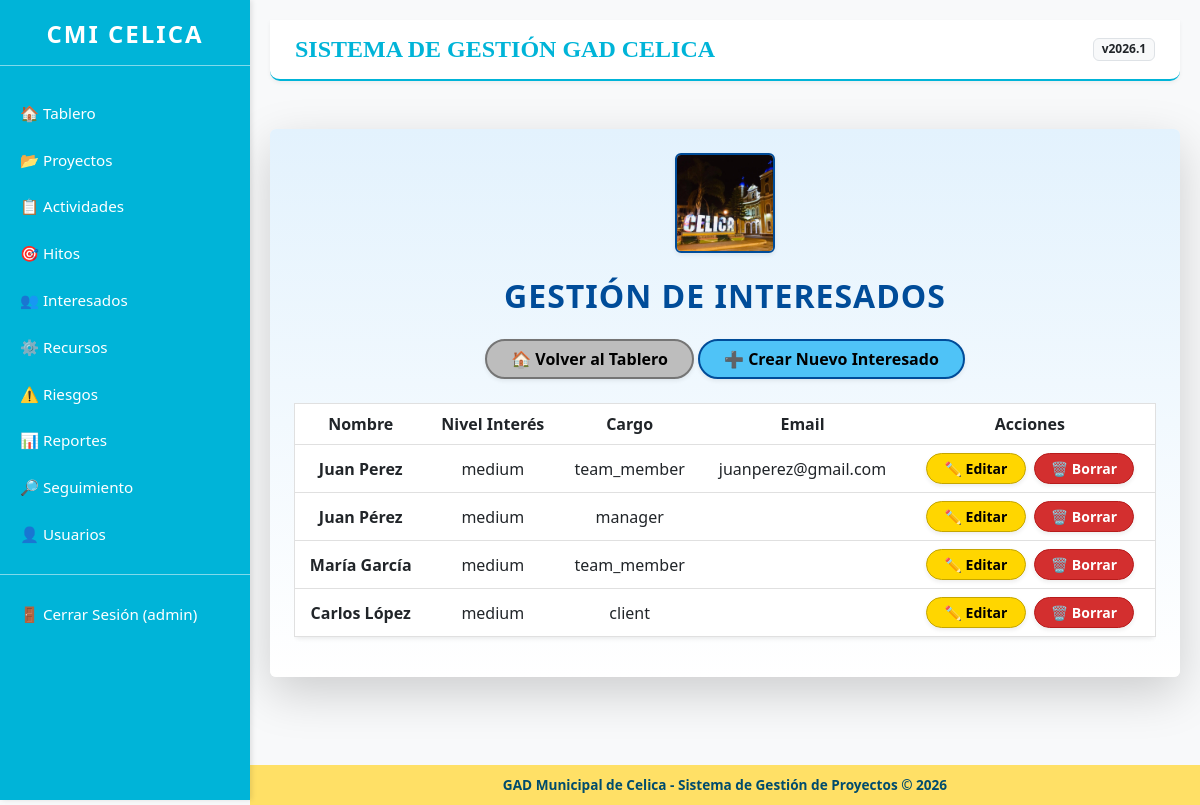
/stakeholders/ (signed in), run on an earlier commit of the app's database.
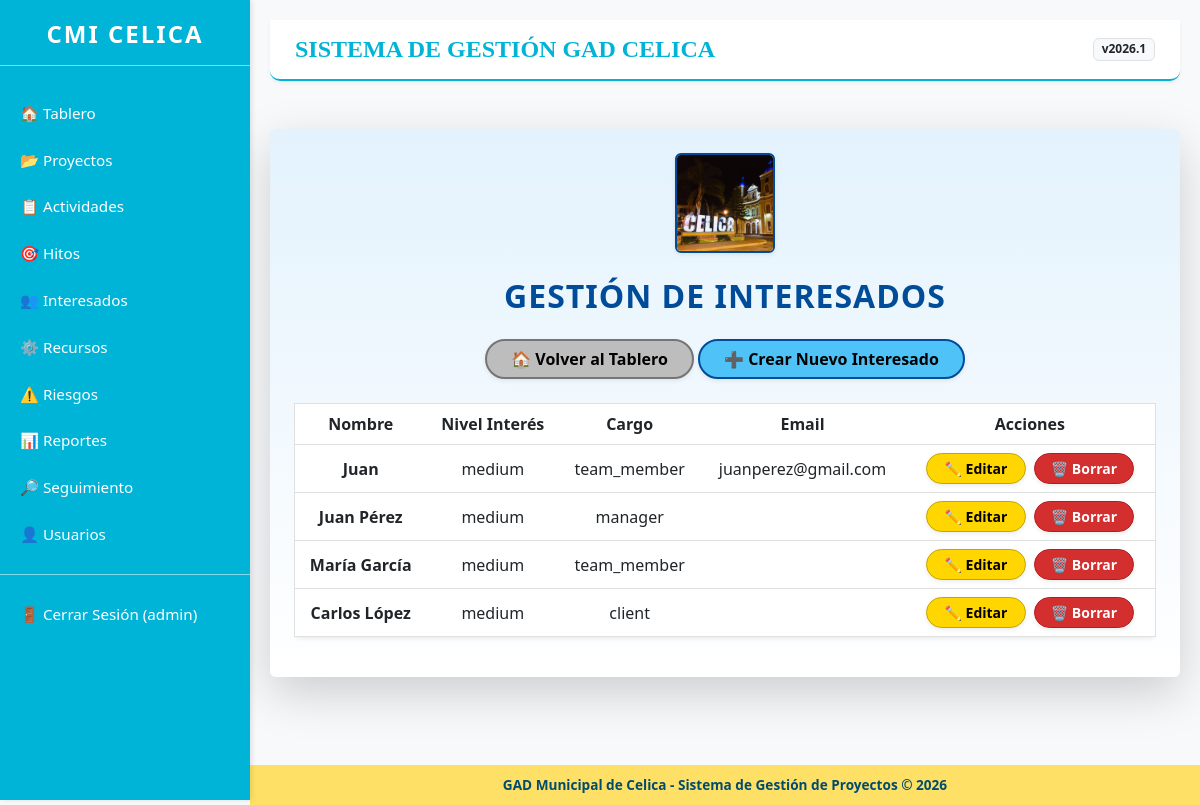
And on a later commit of the database.
### stakeholders/models.py (models this page shows, shortened)
class Stakeholder(models.Model):
    ROLE_CHOICES = [
        ('manager', 'Gerente de Proyecto'),
        ('team_member', 'Miembro del Equipo'),
        ('client', 'Cliente'),
        ('sponsor', 'Patrocinador'),
        ('other', 'Otro'),
    ]
    INTEREST_CHOICES = [
        ('low', 'Bajo'),
        ('medium', 'Medio'),
        ('high', 'Alto'),
    ]
    POWER_CHOICES = [
        ('low', 'Bajo'),
        ('medium', 'Medio'),
        ('high', 'Alto'),
    ]
    name = models.CharField(max_length=200, verbose_name='Nombre')
    email = models.EmailField(verbose_name='Correo Electrónico')
    role = models.CharField(max_length=20, choices=ROLE_CHOICES, verbose_name='Rol')
    contact_info = models.TextField(blank=True, verbose_name='Información de Contacto')
    interest_level = models.CharField(max_length=10, choices=INTEREST_CHOICES, default='medium', verbose_name='Nivel de Interés')
    power_level = models.CharField(max_length=10, choices=POWER_CHOICES, default='medium', verbose_name='Nivel de Poder')
    projects = models.ManyToManyField(Project, related_name='stakeholders', verbose_name='Proyectos')
    class Meta:
        verbose_name = 'Interesado'
        verbose_name_plural = 'Interesados'

### stakeholders/views.py (the view)
# urls.py: path('', views.stakeholder_list, name='stakeholder_list'),
@login_required
def stakeholder_list(request):
    stakeholders = Stakeholder.objects.all()
    return render(request, 'stakeholders/stakeholder_list.html', {'stakeholders': stakeholders})

### templates/stakeholders/stakeholder_list.html (shortened to what this page needs)
{% extends 'base.html' %}
{% load static %}
{% block content %}
<div class="container my-5 p-4 shadow-lg rounded"
     style="background:linear-gradient(180deg,#e3f2fd 0%,#fff 100%); font-family:'Segoe UI',sans-serif;">
    <div class="text-center mb-4">
        <img src="{% static 'logo.png' %}"
             alt="Logo Interesados"
             class="img-fluid rounded shadow-sm"
             style="max-height:100px; border: 2px solid #004c99;">
    </div>
    <h1 class="mb-4 fw-bold text-center"
        style="font-size:2rem; color:#004c99; letter-spacing:1px; text-transform:uppercase;">
        Gestión de Interesados
    </h1>
    <div class="text-center mb-4">
        <a href="/"
           class="btn fw-bold px-4 shadow-sm rounded-pill"
           style="background-color:#bdbdbd; color:#000; border:2px solid #757575;">
            🏠 Volver al Tablero
        </a>
        <a href="{% url 'stakeholders:stakeholder_create' %}"
           class="btn fw-bold px-4 shadow-sm rounded-pill"
           style="background-color:#4fc3f7; color:#000; border:2px solid #004c99;">
            ➕ Crear Nuevo Interesado
        </a>
    </div>
    <div class="table-responsive">
        <table class="table table-hover align-middle shadow-sm rounded text-center"
               style="border:1px solid #e0e0e0; background-color: white;">
            <thead style="background-color:#ffd600; color:#000; font-weight:700;">
                <tr>
                    <th>Nombre</th>
                    <th>Nivel Interés</th>
                    <th>Cargo</th>
                    <th>Email</th>
                    <th>Acciones</th>
                </tr>
            </thead>
            <tbody>
                {% for stakeholder in stakeholders %}
                    <tr>
                        <td class="fw-bold">{{ stakeholder.name }}</td>
                        <td>{{ stakeholder.interest_level }}</td>
                        <td>{{ stakeholder.role }}</td>
                        <td>{{ stakeholder.email }}</td>
                        <td>
                            <div class="d-flex justify-content-center gap-2">
                                <a href="{% url 'stakeholders:stakeholder_edit' stakeholder.pk %}"
                                   class="btn btn-sm btn-action fw-bold shadow-sm rounded-pill"
                                   style="background-color:#ffd600; color:#000; border:1px solid #c5a600;">
                                    ✏️ Editar
                                </a>
                                <a href="{% url 'stakeholders:stakeholder_delete' stakeholder.pk %}"
                                   class="btn btn-sm btn-action fw-bold shadow-sm rounded-pill"
                                   style="background-color:#d32f2f; color:#fff; border:1px solid #b71c1c;">
                                    🗑️ Borrar
                                </a>
                            </div>
                        </td>
                    </tr>
                {% empty %}
                    <tr>
                        <td colspan="5" class="text-secondary py-4">No hay interesados registrados.</td>
                    </tr>
                {% endfor %}
            </tbody>
        </table>
    </div>
</div>
{% endblock %}

What changed in the data, as far as the page shows it:
changed Stakeholder "juanperez@gmail.com": name "Juan Perez" → "Juan"
